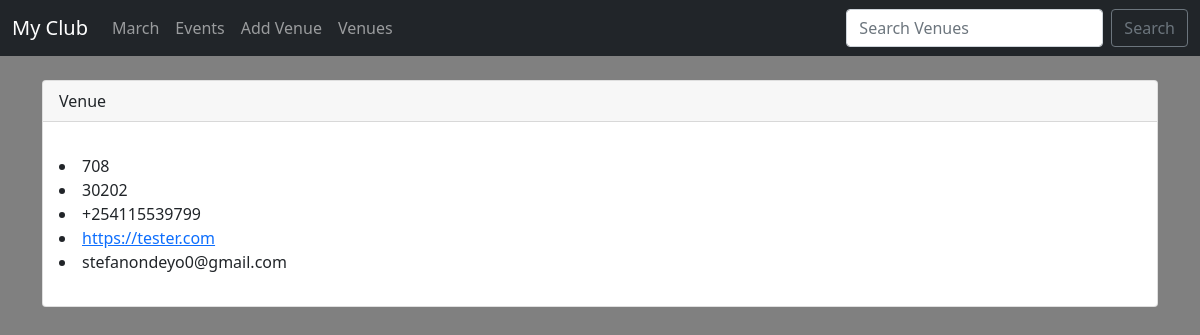
The page /show_venue/8 on the database its author committed.
### events/models.py (models this page shows, shortened)
class Venue(models.Model):
    name = models.CharField('Venue Name',max_length=120)
    address = models.CharField(max_length=300)
    zip_code = models.CharField('Zip Code',max_length=15)
    phone = models.CharField('Contact Phone',max_length=25,blank=True)
    web = models.URLField('Website Address',blank=True)
    email_address = models.EmailField('Email Address',blank=True)

### events/views.py (the view)
# urls.py: path('show_venue/<venue_id>',views.show_venue,name='show-venue'),
def show_venue(request,venue_id):
	venue = Venue.objects.get(pk=venue_id)
	return render(request,'events/show_venue.html',{
		'venue':venue,
	})

### events/templates/events/show_venue.html (shortened to what this page needs)
{% extends 'events/base.html' %}
{% block content %}
            <div class="card">
                <div class="card-header">
                    Venue
                </div>
                <div class="card-body">
                  <p class="card-text">
                        <li>{{ venue.address }}</li>
                        <li>{{ venue.zip_code }}</li>
                        <li>{{ venue.phone }}</li>
                        <li> <a href="{{ venue.web }}">{{ venue.web }}</a></li>
                        <li> {{ venue.email_address }}</li>
                  </p>
                </div>
              </div>
{% endblock %}

### rows shown on the page
Venue: address "708", zip_code "30202", phone "+254115539799", web "https://tester.com", email_address "stefanondeyo0@gmail.com"
